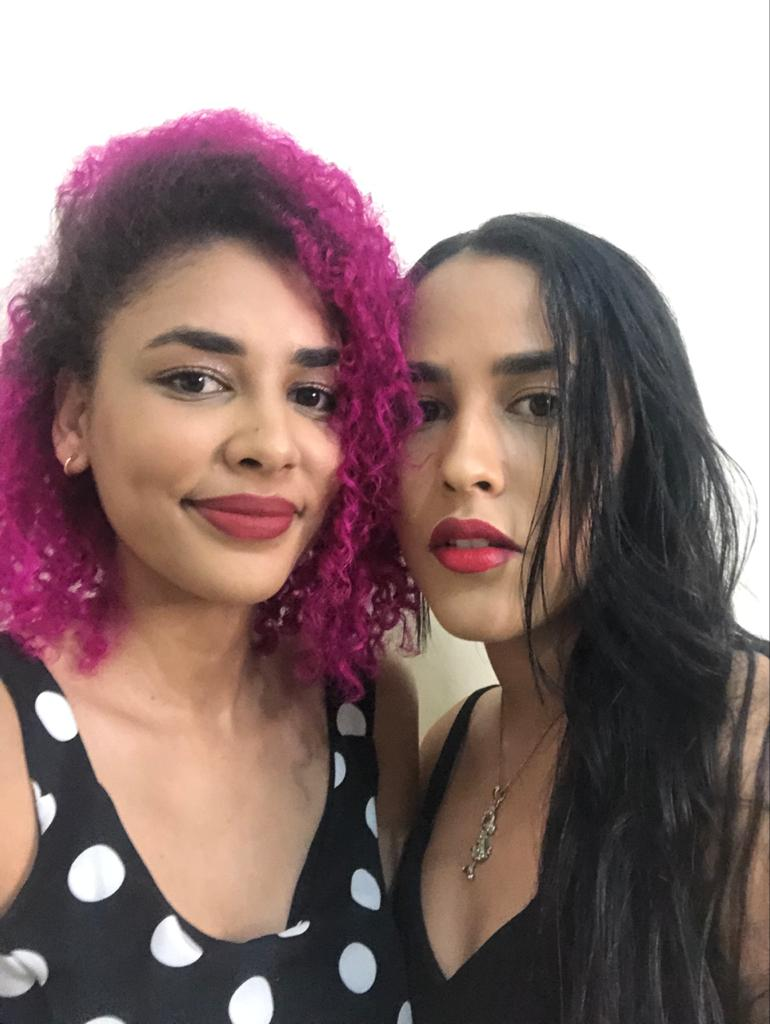
#> input picture exemplo.jpg, 770 x 1024 px
$ python missaoOpenCvmudandoCoresPixel.py
#> lines starting #> are read from the running program, lines starting #| are printed output that depends on the picture
# importando a biblioteca opencv
import cv2
# lê a imagem com a função imread()
imagem = cv2.imread('exemplo.jpg')
#> imagem is the input picture: shape (1024, 770, 3); mean B, G, R 121.9, 123.7, 145.3
# faz um loop alinhado usando for, para varrer todos os
# pixels da imagem linha por linha.
for y in range(0, imagem.shape[0]):
    for x in range(0, imagem.shape[1]):
        imagem[y, x] = (100,0,0)
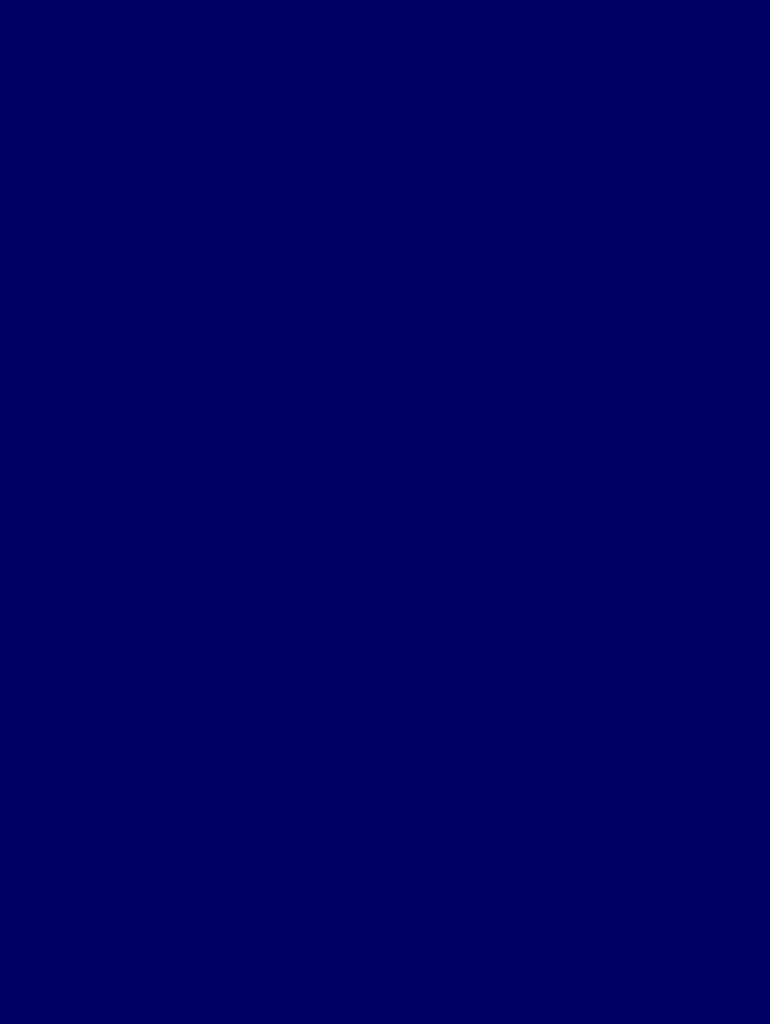
#> imagem: shape (1024, 770, 3); mean B, G, R 100, 0, 0
# Mostra a imagem com a função imshow
cv2.imshow("Imagem modificada", imagem)
#espera pressionar qualquer tecla
cv2.waitKey(0)
# Salvar a imagem no disco com função imwrite()
cv2.imwrite("saida3.jpg", imagem)
